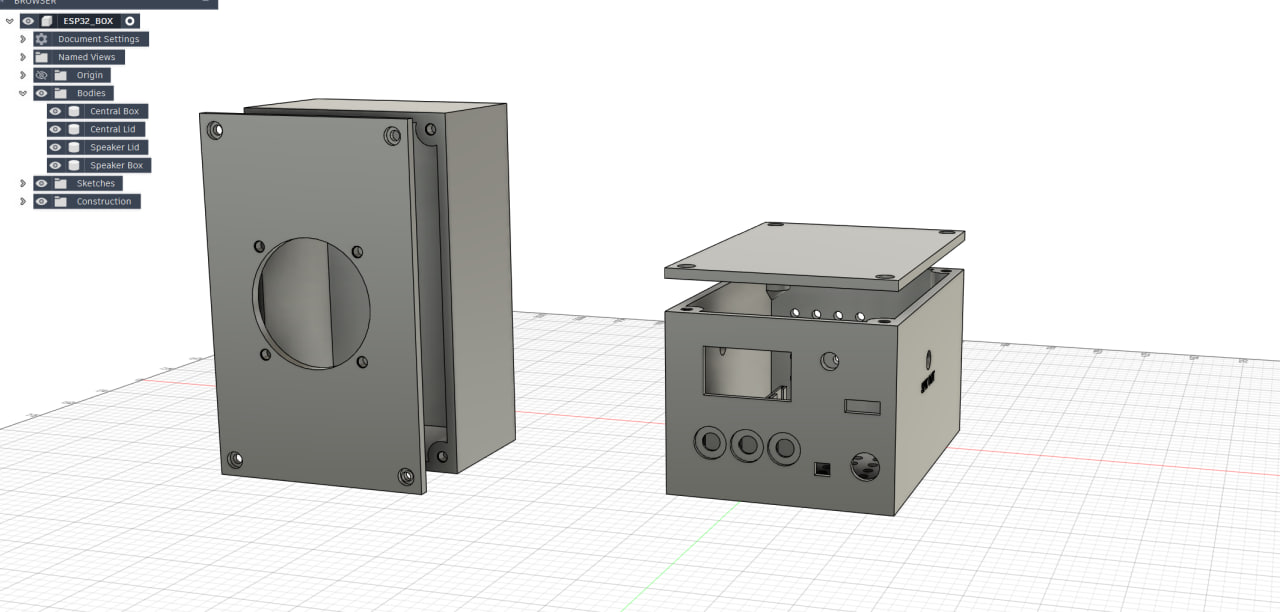
#> input picture resources/photos/10_3dmodel_fusion.jpg, 1280 x 612 px
$ python png_converter.py ../resources/photos/10_3dmodel_fusion.jpg
#> lines starting #> are read from the running program, lines starting #| are printed output that depends on the picture
from PIL import Image
import sys

def png_to_ssd1306_bytes(path):
    img = Image.open(path).convert("1")  # 1-bit
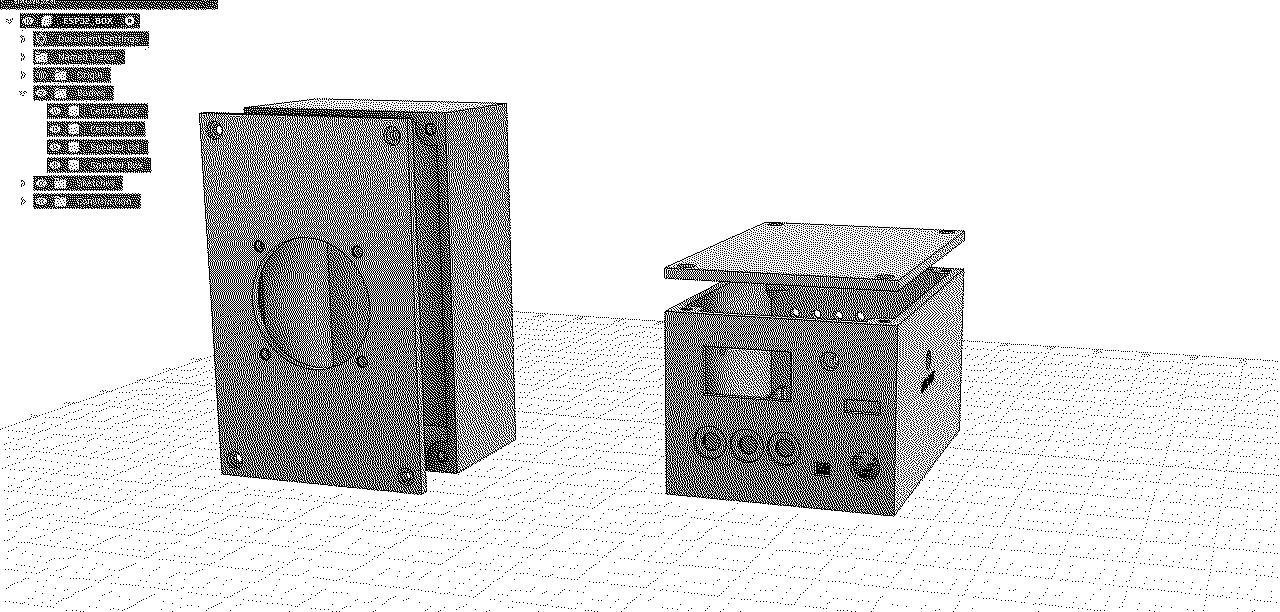
#> img: PIL image 1280x612 1; 85% white; black in thin lines or dots
    w, h = img.size
#> w = 1280; h = 612
    if h % 8 != 0:
#> (the run stopped early here; a loop or call above may not have finished)
